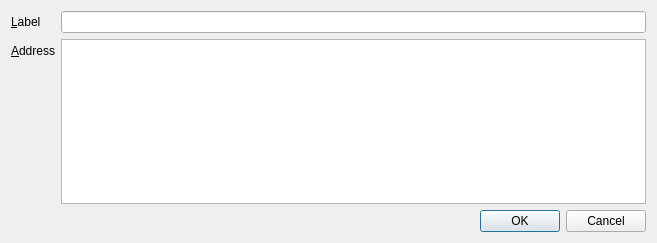
<?xml version="1.0" encoding="UTF-8"?>
<ui version="4.0">
 <class>EditMsgAddressDialog</class>
 <widget class="QDialog" name="EditMsgAddressDialog">
  <property name="geometry">
   <rect>
    <x>0</x>
    <y>0</y>
    <width>657</width>
    <height>243</height>
   </rect>
  </property>
  <property name="windowTitle">
   <string>Edit Address</string>
  </property>
  <layout class="QVBoxLayout" name="verticalLayout">
   <item>
    <layout class="QFormLayout" name="formLayout">
     <property name="fieldGrowthPolicy">
      <enum>QFormLayout::AllNonFixedFieldsGrow</enum>
     </property>
     <item row="0" column="0">
      <widget class="QLabel" name="label">
       <property name="text">
        <string>&amp;Label</string>
       </property>
       <property name="buddy">
        <cstring>labelEdit</cstring>
       </property>
      </widget>
     </item>
     <item row="0" column="1">
      <widget class="QLineEdit" name="labelEdit">
       <property name="toolTip">
        <string>The label associated with this address list entry</string>
       </property>
      </widget>
     </item>
     <item row="1" column="0">
      <widget class="QLabel" name="label_2">
       <property name="text">
        <string>&amp;Address</string>
       </property>
       <property name="buddy">
        <cstring>addressEdit</cstring>
       </property>
      </widget>
     </item>
     <item row="1" column="1">
      <widget class="QTextEdit" name="addressEdit"/>
     </item>
    </layout>
   </item>
   <item>
    <layout class="QVBoxLayout" name="verticalLayout_2">
     <item>
      <layout class="QHBoxLayout" name="horizontalLayout_2">
       <item>
        <widget class="QLabel" name="warningLabel">
         <property name="enabled">
          <bool>false</bool>
         </property>
         <property name="text">
          <string>   </string>
         </property>
        </widget>
       </item>
       <item>
        <widget class="QDialogButtonBox" name="buttonBox">
         <property name="orientation">
          <enum>Qt::Horizontal</enum>
         </property>
         <property name="standardButtons">
          <set>QDialogButtonBox::Cancel|QDialogButtonBox::Ok</set>
         </property>
        </widget>
       </item>
      </layout>
     </item>
    </layout>
   </item>
  </layout>
 </widget>
 <resources/>
 <connections>
  <connection>
   <sender>buttonBox</sender>
   <signal>accepted()</signal>
   <receiver>EditMsgAddressDialog</receiver>
   <slot>accept()</slot>
   <hints>
    <hint type="sourcelabel">
     <x>20</x>
     <y>20</y>
    </hint>
    <hint type="destinationlabel">
     <x>20</x>
     <y>20</y>
    </hint>
   </hints>
  </connection>
  <connection>
   <sender>buttonBox</sender>
   <signal>rejected()</signal>
   <receiver>EditMsgAddressDialog</receiver>
   <slot>reject()</slot>
   <hints>
    <hint type="sourcelabel">
     <x>20</x>
     <y>20</y>
    </hint>
    <hint type="destinationlabel">
     <x>20</x>
     <y>20</y>
    </hint>
   </hints>
  </connection>
 </connections>
</ui>
